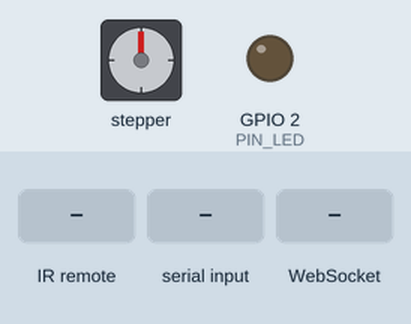
Recording of a program running on a simulated ESP32. Shown: stepper motor, output pins drawn as LEDs (lit = HIGH). Wiring (inferred from the names in the program): stepper motor (2048 steps per turn assumed): coils GPIO 19, GPIO 18, GPIO 5, GPIO 4. The inputs (shaded band) are chosen by the test bench. WiFi joins after 1.5 s; servers stay silent unless stated; not simulated (calls return 0 or success): secrets.h; pins used as bus, display or sensor lines are not drawn; what the program prints to the serial monitor is not drawn.

Above: at 2.7 s.
2.8 s: infrared code 0xFFE01F received
At 3.9 s:
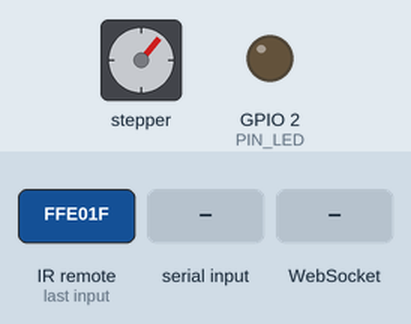
At 5.6 s:
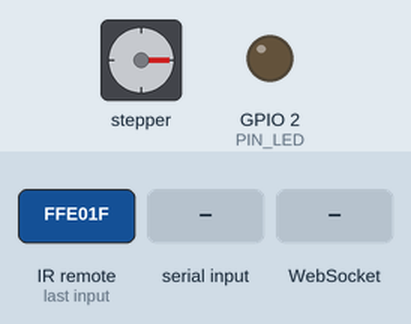
5.8 s: "test" received over Serial
At 7.36 s:
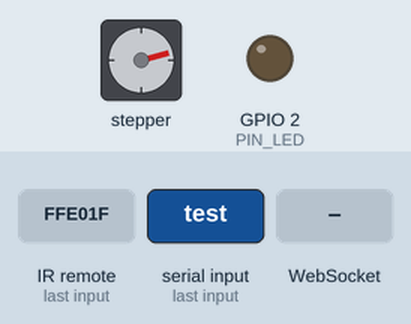
8.8 s: WebSocket text "feed_now" received
10.4 s: "feed" received over Serial
At 12.19 s:
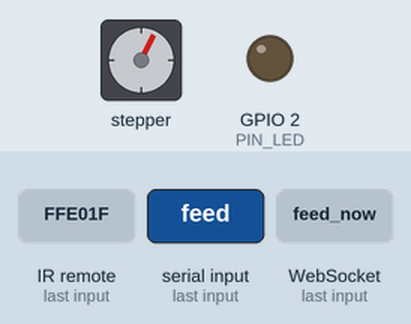
13.4 s: "status" received over Serial
15.9 s: WebSocket text "get_status" received
Timing chart, 0 to 19.9 s (numbered marks = the images above; inputs shaded):
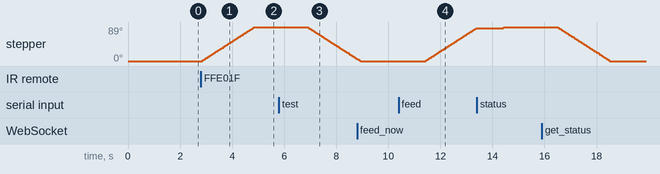

The program:

main.cpp
```cpp
/*
  MeowFeeder IR-Controlled Stepper Motor Controller
  Controls stepper motor for feeding mechanism via IR remote and WebSocket

  Feeding events are tracked via WebSocket messages to connected clients
*/
#include <Arduino.h>
#include <WiFi.h>
#include <WebSocketsServer.h>
#include <ArduinoJson.h>
#include <IRrecv.h>
#include <IRremoteESP8266.h>
#include <IRutils.h>
#include "secrets.h"

// WiFi credentials from secrets.h
const char* ssid = WIFI_SSID;
const char* password = WIFI_PASSWORD;

// WebSocket server on port 81
WebSocketsServer webSocket = WebSocketsServer(81);

// Device information
String deviceId = "6866adc4845d2990e46152df";
String deviceName = "MeowFeeder Main Unit";

// IR receiver pin
const uint16_t IR_RECV_PIN = 27;

// LED pin
#define PIN_LED 2

// Stepper motor pins
#define IN1 19
#define IN2 18
#define IN3 5
#define IN4 4

// Stepper motor settings
const int stepsPerRevolution = 2048;
const int feedSteps = 512; // 1/4 rotation for feeding

// Step sequence for 28BYJ-48 (full-step mode)
int stepSequence[4][4] = {
  {1, 0, 0, 1},
  {1, 1, 0, 0},
  {0, 1, 1, 0},
  {0, 0, 1, 1}
};

// Motor control variables
int currentStep = 0;
int currentPosition = 0;
unsigned long lastStepTime = 0;
const int stepDelay = 3; // Milliseconds between steps - proper timing for 28BYJ-48

// Feeding sequence variables
enum FeedState {
  IDLE,
  MOVING_TO_FEED,
  WAITING_AT_FEED,
  RETURNING_HOME
};

FeedState feedState = IDLE;
unsigned long waitStartTime = 0;
const unsigned long WAIT_DURATION = 2000; // 2 seconds

// Feed tracking
unsigned long lastFeedTime = 0;
int dailyFeedCount = 0;
unsigned long lastDayReset = 0;

// IR receiver setup
IRrecv irrecv(IR_RECV_PIN);
decode_results results;

// The IR code we're looking for (from your remote device)
const uint32_t FEED_IR_CODE = 0xFFE01F;

void turnOffMotor() {
  digitalWrite(IN1, LOW);
  digitalWrite(IN2, LOW);
  digitalWrite(IN3, LOW);
  digitalWrite(IN4, LOW);
}

void sendDeviceStatus() {
  DynamicJsonDocument doc(512);
  doc["type"] = "device_status";
  doc["deviceId"] = deviceId;
  doc["deviceName"] = deviceName;
  doc["status"] = (feedState == IDLE) ? "idle" : "feeding";
  doc["lastFeedTime"] = lastFeedTime;
  doc["dailyFeedCount"] = dailyFeedCount;
  doc["currentPosition"] = currentPosition;
  doc["feedSteps"] = feedSteps;
  doc["wifiSignal"] = WiFi.RSSI();
  doc["uptime"] = millis();

  String message;
  serializeJson(doc, message);
  webSocket.broadcastTXT(message);

  Serial.println("Status sent: " + message);
}

void sendFeedResponse(bool success, String message) {
  DynamicJsonDocument doc(256);
  doc["type"] = "feed_response";
  doc["deviceId"] = deviceId;
  doc["success"] = success;
  doc["message"] = message;
  doc["timestamp"] = millis();

  String response;
  serializeJson(doc, response);
  webSocket.broadcastTXT(response);

  Serial.println("Feed response: " + response);
}

void handleWebSocketEvent(uint8_t num, WStype_t type, uint8_t * payload, size_t length) {
  switch(type) {
    case WStype_DISCONNECTED:
      Serial.printf("[%u] Disconnected!\n", num);
      break;

    case WStype_CONNECTED: {
      IPAddress ip = webSocket.remoteIP(num);
      Serial.printf("[%u] Connected from %d.%d.%d.%d url: %s\n", num, ip[0], ip[1], ip[2], ip[3], payload);

      sendDeviceStatus();
      break;
    }

    case WStype_TEXT: {
      Serial.printf("[%u] Received: %s\n", num, payload);

      DynamicJsonDocument doc(256);
      DeserializationError error = deserializeJson(doc, payload);

      if (error) {
        Serial.print("JSON parsing failed: ");
        Serial.println(error.c_str());
        return;
      }

      String command = doc["command"];
      String targetDeviceId = doc["deviceId"];

      if (targetDeviceId != deviceId && targetDeviceId != "") {
        Serial.println("Command not for this device, ignoring");
        return;
      }

      if (command == "feed_now") {
        if (feedState == IDLE) {
          Serial.println("*** WEBSOCKET FEED COMMAND - Starting feed sequence ***");
          feedState = MOVING_TO_FEED;
          sendFeedResponse(true, "Feed sequence started");
        } else {
          Serial.println("Feed sequence already in progress");
          sendFeedResponse(false, "Feed sequence already in progress");
        }
      } else if (command == "get_status") {
        sendDeviceStatus();
      } else if (command == "stop_feed") {
        if (feedState != IDLE) {
          Serial.println("*** STOP FEED COMMAND - Stopping feed sequence ***");
          feedState = RETURNING_HOME;
          sendFeedResponse(true, "Feed sequence stopped, returning home");
        } else {
          sendFeedResponse(false, "No feed sequence in progress");
        }
      }
      break;
    }

    case WStype_BIN:
      Serial.printf("[%u] Received binary length: %u\n", num, length);
      break;

    default:
      break;
  }
}

void startFeedSequence(String source) {
  if (feedState == IDLE) {
    Serial.println("*** FEED SEQUENCE STARTED from " + source + " ***");
    feedState = MOVING_TO_FEED;
    lastFeedTime = millis();
    dailyFeedCount++;

    sendFeedResponse(true, "Feed sequence started from " + source);
  } else {
    Serial.println("Feed sequence already in progress, ignoring " + source + " command");
  }
}

void setup() {
  Serial.begin(115200);
  Serial.println("MeowFeeder IR-Controlled Stepper Motor Controller");

  // Initialize LED pin
  pinMode(PIN_LED, OUTPUT);
  digitalWrite(PIN_LED, LOW);

  // Initialize stepper pins
  pinMode(IN1, OUTPUT);
  pinMode(IN2, OUTPUT);
  pinMode(IN3, OUTPUT);
  pinMode(IN4, OUTPUT);

  turnOffMotor();

  irrecv.enableIRIn();
  Serial.println("IR Receiver initialized on pin 27");

  Serial.println("Connecting to WiFi...");
  WiFi.begin(ssid, password);

  while (WiFi.status() != WL_CONNECTED) {
    delay(500);
    Serial.print(".");
  }

  Serial.println();
  Serial.print("WiFi connected! IP: ");
  Serial.println(WiFi.localIP());

  webSocket.begin();
  webSocket.onEvent(handleWebSocketEvent);
  Serial.println("WebSocket server started on port 81");
  Serial.print("WebSocket URL: ws://");
  Serial.print(WiFi.localIP());
  Serial.println(":81");

  lastDayReset = millis();

  Serial.println("Setup complete! Ready for feeding...");
  Serial.println("Device ID: " + deviceId);
  Serial.println("Device Name: " + deviceName);
  Serial.println("Waiting for IR signal, WebSocket command, or 'feed' serial command...");
  Serial.println("IR Receiver is listening on pin 27...");
  Serial.println("WebSocket server listening on port 81...");
  Serial.println("Send 'test' command to verify IR receiver is working");
  Serial.println("---");
}

void stepMotor(int direction) {
  if (millis() - lastStepTime >= stepDelay) {
    digitalWrite(IN1, stepSequence[currentStep][0]);
    digitalWrite(IN2, stepSequence[currentStep][1]);
    digitalWrite(IN3, stepSequence[currentStep][2]);
    digitalWrite(IN4, stepSequence[currentStep][3]);

    delayMicroseconds(1000); // Small delay to ensure coils energize

    if (direction > 0) {
      currentStep = (currentStep + 1) % 4; // Clockwise
      currentPosition++;
    } else {
      currentStep = (currentStep - 1 + 4) % 4; // Counter-clockwise
      currentPosition--;
    }

    lastStepTime = millis();
  }
}

void loop() {
  webSocket.loop();

  if (millis() - lastDayReset > 86400000) { // 24 hours in milliseconds
    dailyFeedCount = 0;
    lastDayReset = millis();
    Serial.println("Daily feed count reset");
  }

  if (irrecv.decode(&results)) {
    Serial.println("*** IR SIGNAL RECEIVED! ***");
    Serial.print("Protocol: ");
    Serial.println(typeToString(results.decode_type));
    Serial.print("Code: 0x");
    Serial.println(results.value, HEX);
    Serial.print("Bits: ");
    Serial.println(results.bits);
    Serial.println("Raw data:");
    Serial.println(resultToHumanReadableBasic(&results));

    if (results.value == FEED_IR_CODE) {
      startFeedSequence("IR Remote");
    }

    Serial.println("---");
    irrecv.resume(); // Prepare for next value
  }

  if (Serial.available() > 0) {
    String command = Serial.readString();
    command.trim();

    if (command == "feed") {
      startFeedSequence("Serial");
    } else if (command == "status") {
      sendDeviceStatus();
    } else if (command == "test") {
      Serial.println("*** IR RECEIVER TEST ***");
      Serial.println("IR Receiver pin: 27");
      Serial.println("Expected IR code: 0x00FFE01F");
      Serial.println("Press your remote button now...");
      Serial.println("If you don't see any IR signals, check:");
      Serial.println("1. IR receiver wiring (VCC, GND, Signal to pin 27)");
      Serial.println("2. Remote device is sending signals");
      Serial.println("3. Distance between devices (try closer)");
      Serial.println("---");
    } else if (command == "reset") {
      dailyFeedCount = 0;
      currentPosition = 0;
      feedState = IDLE;
      turnOffMotor();
      Serial.println("Device reset complete");
      sendDeviceStatus();
    }
  }

  switch (feedState) {
    case IDLE:
      break;

    case MOVING_TO_FEED:
      if (currentPosition < feedSteps) {
        stepMotor(1);
        if (currentPosition % 100 == 0) {
          Serial.print("Moving to feed position: ");
          Serial.print(currentPosition);
          Serial.print("/");
          Serial.println(feedSteps);
        }
      } else {
        Serial.println("Reached feed position - waiting 2 seconds");
        feedState = WAITING_AT_FEED;
        waitStartTime = millis();
        turnOffMotor();
      }
      break;

    case WAITING_AT_FEED:
      if (millis() - waitStartTime >= WAIT_DURATION) {
        Serial.println("Wait complete - returning to home");
        feedState = RETURNING_HOME;
      }
      break;

    case RETURNING_HOME:
      if (currentPosition > 0) {
        stepMotor(-1);
        if (currentPosition % 100 == 0) {
          Serial.print("Returning home: ");
          Serial.print(currentPosition);
          Serial.println(" steps remaining");
        }
      } else {
        Serial.println("Feed sequence complete - back at home");
        feedState = IDLE;
        turnOffMotor();

        DynamicJsonDocument doc(256);
        doc["type"] = "feed_complete";
        doc["deviceId"] = deviceId;
        doc["message"] = "Feed sequence completed successfully";
        doc["dailyCount"] = dailyFeedCount;
        doc["timestamp"] = millis();
        doc["recordFeeding"] = true; // Signal to frontend to record in backend

        String message;
        serializeJson(doc, message);
        webSocket.broadcastTXT(message);

        delay(100);

        sendDeviceStatus();

        Serial.println("*** FEED SEQUENCE COMPLETE - STATUS SENT ***");
      }
      break;
  }
}
```

Measured:
- after the input at 2.8 s, stepper: turns 89° clockwise in 2.0 s, starting after 0.05 s
- after the input at 10.4 s, stepper: keeps turning clockwise at about 44°/s, starting after 1.0 s
